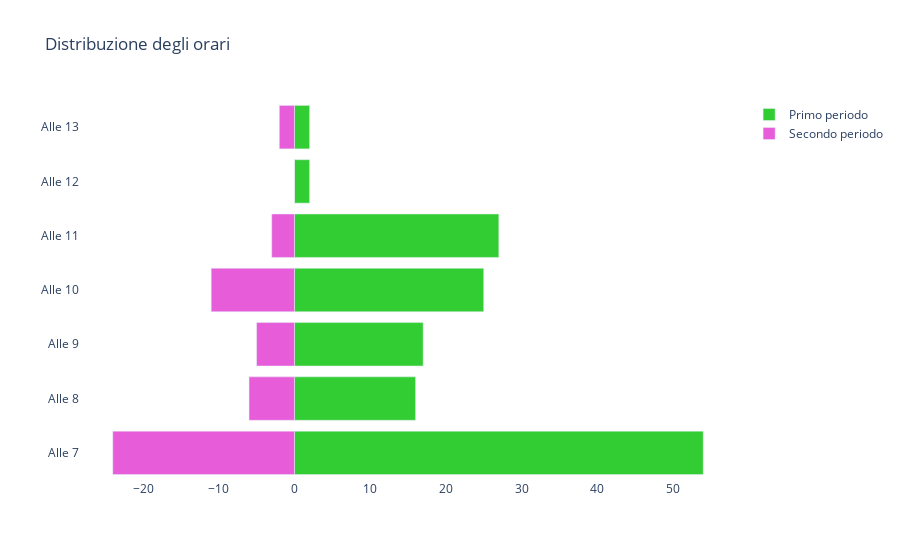

The cell this chart's notebook holds for it:
### Code cell
piramide = go.Figure()

piramide.add_trace(go.Bar(x = dados_faixa_etaria_homens,
                         y = faixa_etaria,
                         orientation = "h",
                         name = "Primo periodo",
                         marker = dict(color = "#32CD32")))

piramide.add_trace(go.Bar(x = -dados_faixa_etaria_mulheres,
                         y = faixa_etaria,
                         orientation = "h",
                         name = "Secondo periodo",
                         marker = dict(color = "#E65CD9")))

piramide.update_layout(barmode = "overlay",
                      title = "Distribuzione degli orari",

                      plot_bgcolor = "white")

piramide.show()

### Figure 1 — Plotly figure (JSON) as saved in the notebook; plotly's stock layout.template omitted (floating-point values rounded to 4 significant figures)
{"data": [{"marker": {"color": "#32CD32"}, "name": "Primo periodo", "orientation": "h", "type": "bar", "x": [54, 16, 17, 25, 27, 2, 2], "y": ["Alle 7", "Alle 8", "Alle 9", "Alle 10", "Alle 11", "Alle 12", "Alle 13"]}, {"marker": {"color": "#E65CD9"}, "name": "Secondo periodo", "orientation": "h", "type": "bar", "x": [-24, -6, -5, -11, -3, 0, -2], "y": ["Alle 7", "Alle 8", "Alle 9", "Alle 10", "Alle 11", "Alle 12", "Alle 13"]}], "layout": {"barmode": "overlay", "plot_bgcolor": "white", "title": {"text": "Distribuzione degli orari"}}}
